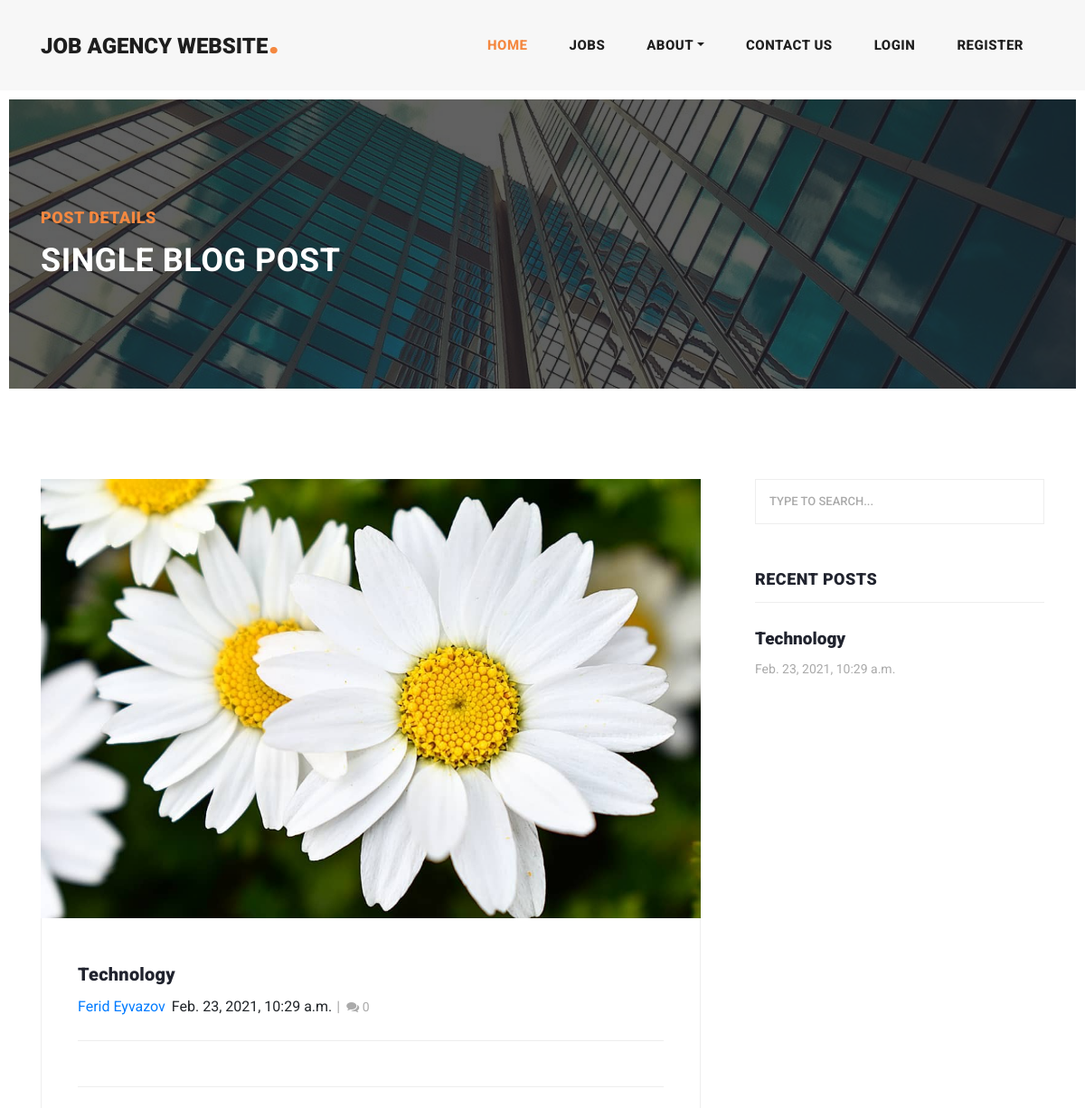
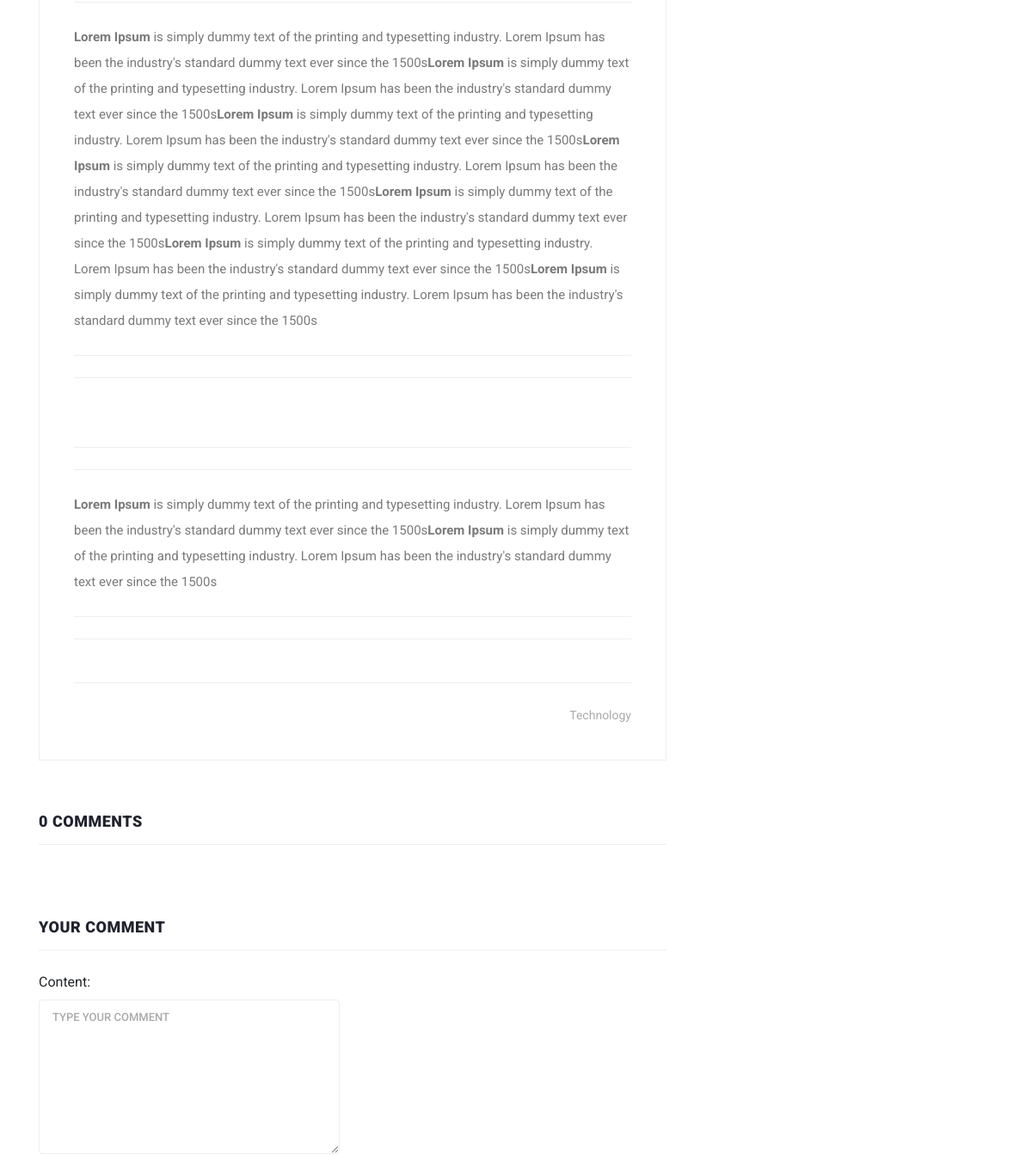
The page /blogDetail/1/ (upper part) on the database as committed earlier (2 pictures, top to bottom).
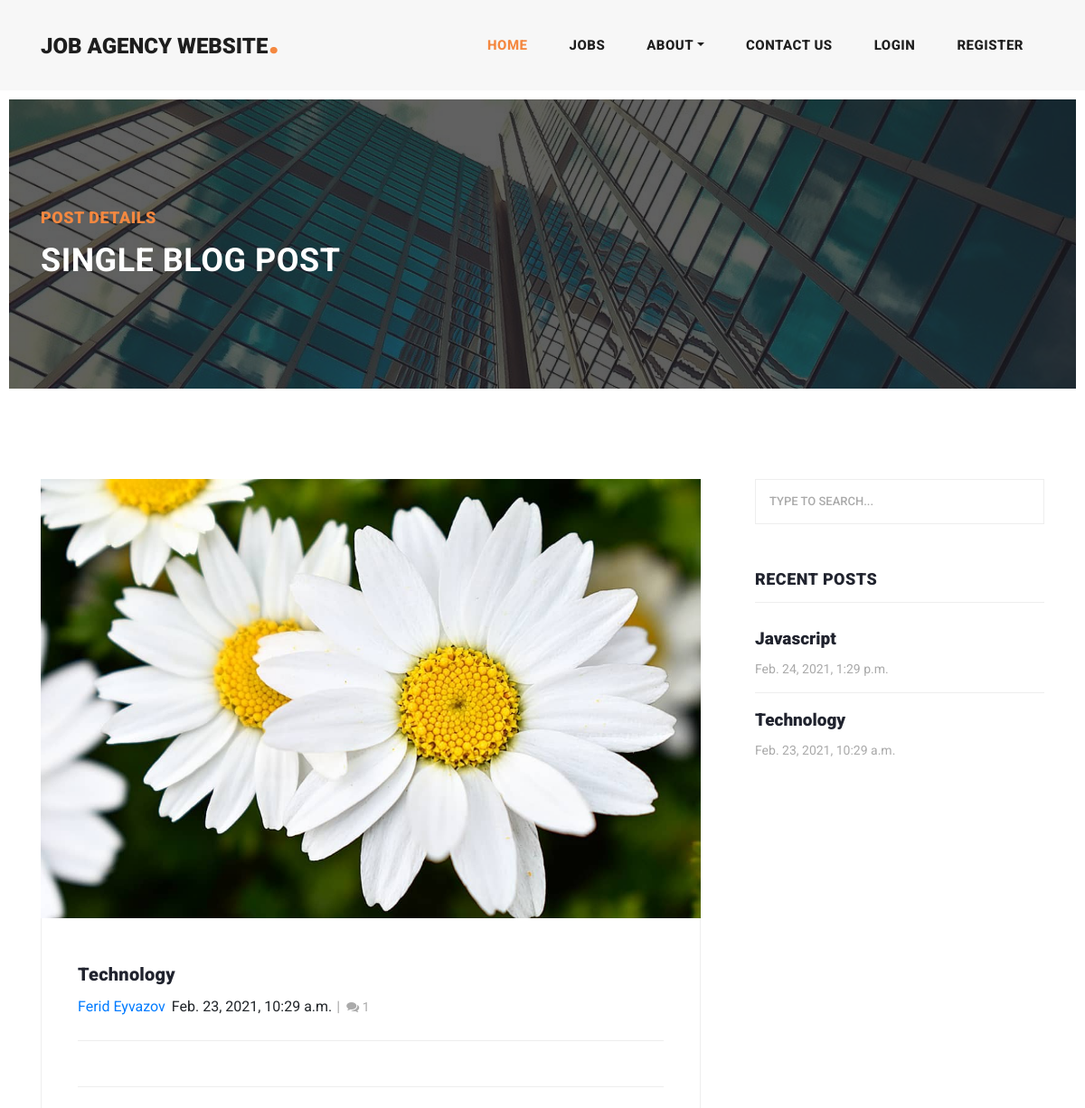
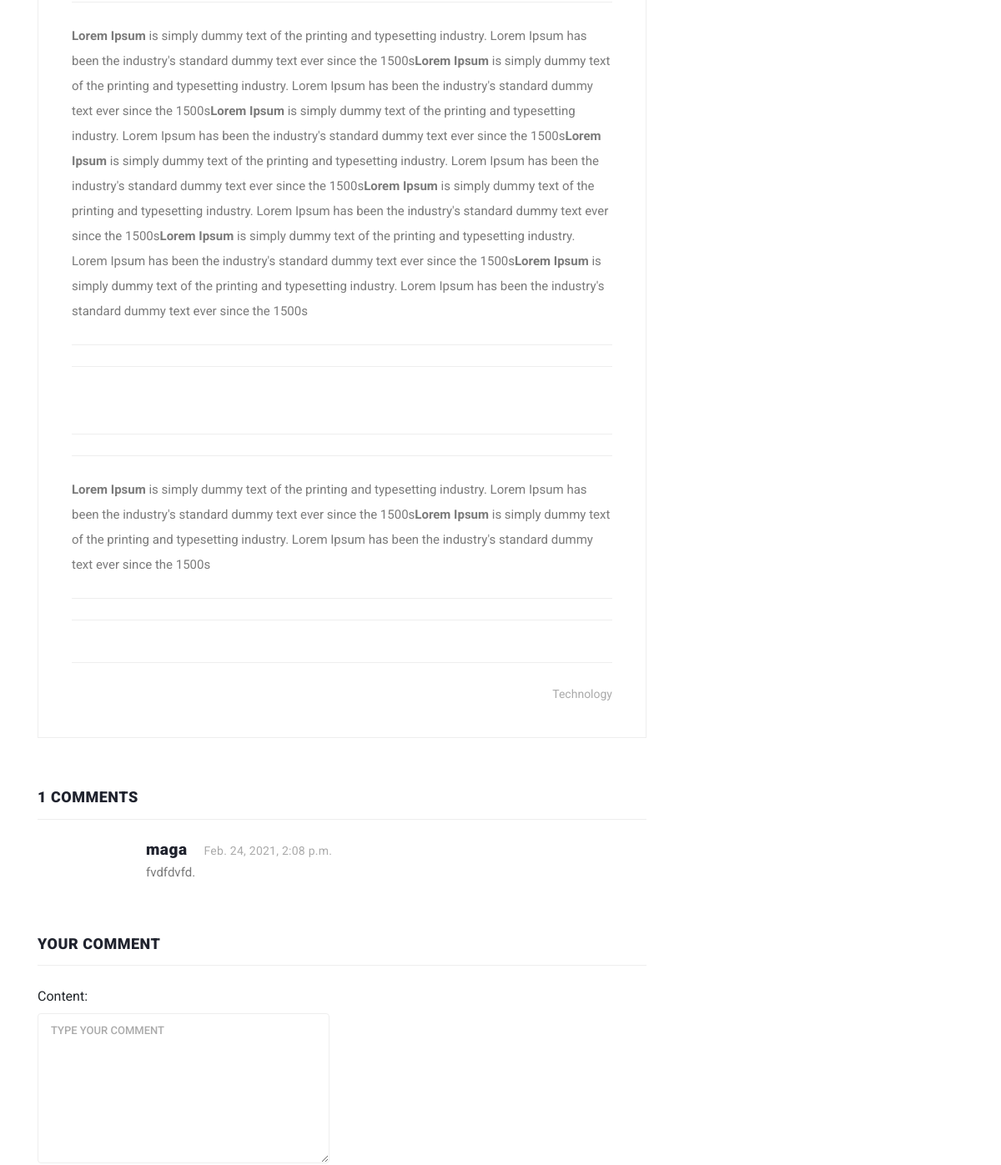
The same page on the database as committed later (2 pictures, top to bottom).
### jobs/models.py (models this page shows, shortened)
class Tag(models.Model):
    title=models.CharField(max_length=20)
    def __str__(self):
        return self.title

class Post(models.Model):
    title=models.CharField(max_length=100)
    overview=models.TextField()
    content = RichTextUploadingField()
    author=models.ForeignKey(Author, on_delete=models.CASCADE)
    image = models.ImageField()
    slug = models.SlugField( null=False, unique=True)
    categories = models.ManyToManyField(Category)
    tags = models.ManyToManyField(Tag)
    featured = models.BooleanField()
    created_date = models.DateTimeField(auto_now_add=True)
    updated_date = models.DateTimeField(auto_now=True)
    def get_absolute_url(self):
        return reverse('blogDetail', kwargs ={
            'id':self.id
        })
    @property
    def get_comments(self):
        return self.comments.all().order_by('-timestamp')

class Author(models.Model):
    user = models.OneToOneField(settings.AUTH_USER_MODEL, on_delete=models.CASCADE)
    name = models.CharField(max_length=200, null=True)
    profile_pic = models.ImageField(upload_to='images/', default='images/default.png')
    phonenumber = models.CharField(blank=True, max_length=200)
    profession = models.CharField(blank=True, max_length=200)
    def __str__(self):
        return self.name

class Comment(models.Model):
    user = models.ForeignKey(settings.AUTH_USER_MODEL, on_delete=models.CASCADE)
    timestamp=models.DateTimeField(auto_now_add=True)
    content = models.TextField()
    post = models.ForeignKey('Post', related_name='comments', on_delete=models.CASCADE)

class CustomUser(AbstractUser):
    is_user = models.BooleanField(default=False)
    is_employer = models.BooleanField(default=False)

### jobs/views.py (the view, shortened to what this page needs)
# urls.py: path('blogDetail/<id>/', views.blogDetail, name="blogDetail"),
def blogDetail(request, id):
    post = get_object_or_404(Post, id=id)
    recent_posts = Post.objects.all().order_by('-created_date')[:3]
    comments = Comment.objects.filter(post=id)
    comment_count = comments.count()
    form = CommentForm(request.POST or None)
    context = {
        'post':post,
        'recent_posts':recent_posts,
        'comments':comments,
        'comment_count':comment_count,
        'form':form
        }
    return render(request, 'blog-details.html', context)

### jobs/forms.py
class CommentForm(forms.ModelForm):
    content = forms.CharField(widget=forms.Textarea(attrs={
        'class': 'form-control',
        'placeholder': 'Type your comment',
        'id': 'usercomment',
        'rows':'4'
    }))
    class Meta:
        model = Comment
        fields = ('content',)

### templates/blog-details.html (shortened to what the changed rows need)
{% extends 'base.html' %}
{% load static %}
{% block content %}
    <div class="heading-page header-text">
      <section class="page-heading">
        <div class="container">
          <div class="row">
            <div class="col-lg-12">
              <div class="text-content">
                <h2>Single blog post</h2>
              </div>
            </div>
          </div>
        </div>
      </section>
    </div>
    <section class="blog-posts grid-system">
      <div class="container">
        <div class="row">
          <div class="col-lg-8">
            <div class="all-blog-posts">
              <div class="row">
                <div class="col-lg-12">
                  <div class="blog-post">
                    <div class="blog-thumb">
                      <img src="{{post.image.url}}" alt="">
                    </div>
                    <div class="down-content">
                      <h4>{{post.title}}</h4>
                      <ul class="post-info">
                        <a href="{% url 'userProfile' %}"><li>{{post.author}}</li></a>
                        <li>{{post.created_date}}</li>
                        <li><a href="#"><i class="fa fa-comments" title="Comments"></i> {{comment_count}}</a></li>
                      </ul>
                      <p>{{post.content|safe}}</p>
                      <div class="post-options">
                        <div class="row">
                          <div class="col-6">
                            <ul class="post-share">
                                {% for tag in post.tags.all %}
                              <li><a href="#"> {{tag}}</a></li>
                              {% endfor %}
                            </ul>
                          </div>
                        </div>
                      </div>
                    </div>
                  </div>
                </div>
                <div class="col-lg-12">
                  <div class="sidebar-item comments">
                    <div class="sidebar-heading">
                      <h2>{{comment_count}} comments </h2>
                    </div>
                    <div class="content">
                      <ul>
                        {% for comment in post.get_comments %}
                        <li>
                          <div class="right-content">
                            <h4>{{comment.user.username}}<span>{{comment.timestamp}}</span></h4>
                            <p>{{comment.content}}.</p>
                          </div>
                        </li>
                        {% endfor %}
                      </ul>
                    </div>
                  </div>
                </div>
                <div class="col-lg-12">
                  <div class="sidebar-item submit-comment">
                    <div class="sidebar-heading">
                      <h2>Your comment</h2>
                    </div>
                    <div class="content">
                      <form id="comment" action="" method="post">
                        <div class="row">
                          <div class="col-md-6 col-sm-12">
                            <fieldset>
                              {{form}}
                            </fieldset>
                          </div>
                        </div>
                      </form>
                    </div>
                  </div>
                </div>
              </div>
            </div>
          </div>
          <div class="col-lg-4">
            <div class="sidebar">
              <div class="row">
                <div class="col-lg-12">
                  <div class="sidebar-item recent-posts">
                    <div class="sidebar-heading">
                      <h2>Recent Posts</h2>
                    </div>
                    <div class="content">
                      <ul>
                        {% for recent_post in recent_posts %}
                        <li><a href="{{ recent_post.get_absolute_url }}">
                          <h5>{{recent_post.title}}</h5>
                          <span>{{recent_post.created_date}}</span>
                        </a></li>
                        {% endfor %}
                      </ul>
                    </div>
                  </div>
                </div>
              </div>
            </div>
          </div>
        </div>
      </div>
    </section>
{% endblock %}

Rows that differ between the two databases and show on the page:
added Comment: user.username "maga", timestamp "Feb. 24, 2021, 2:08 p.m.", content "fvdfdvfd"
added Post: title "Javascript", created_date "Feb. 24, 2021, 1:29 p.m."
Other text that changed with them:
{{ comment_count }}: "0" → "1"
